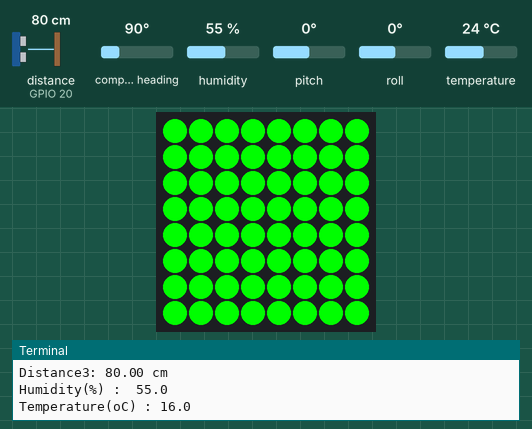
Bench run of a program on a simulated Raspberry Pi (BCM pin numbers) with a Sense HAT. Parts: the Sense HAT's 8×8 RGB LED matrix, the last lines printed to the terminal. The inputs (shaded band) are chosen by the test bench; at power-on: distance to the obstacle (sensor on GPIO 20) 80 cm, compass heading 90°, humidity 55 %, pitch 0°, roll 0°, temperature 24 °C. The echo pulse lasts 58.3 µs per cm; the Sense HAT reports a negative pitch or roll as 360° plus the angle.

Above: at 1.2 s.
1.3 s: distance to the obstacle (sensor on GPIO 20) set to 7 cm
3.7 s: distance to the obstacle (sensor on GPIO 20) set to 4 cm
At 5.3 s:
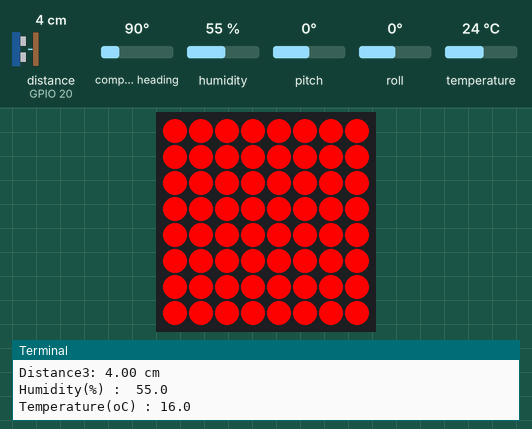
9.1 s: distance to the obstacle (sensor on GPIO 20) set to 9 cm
At 10.7 s:
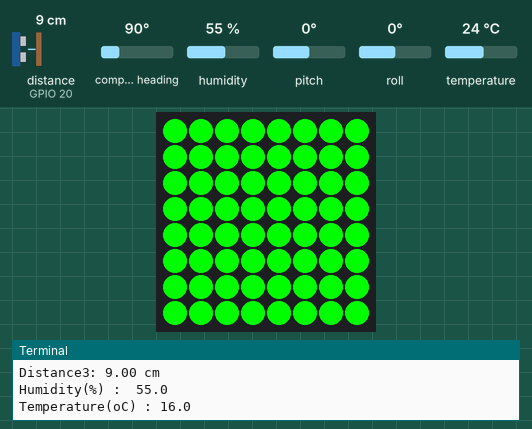
11.1 s: distance to the obstacle (sensor on GPIO 20) set to 2 cm
At 12.2 s:
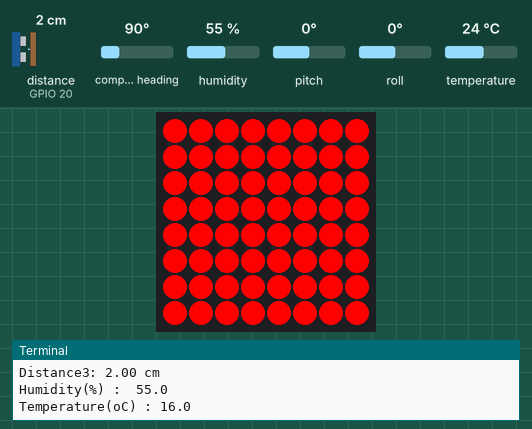
Timing chart, 0 to 14.1 s (numbered marks = the images above; inputs shaded):
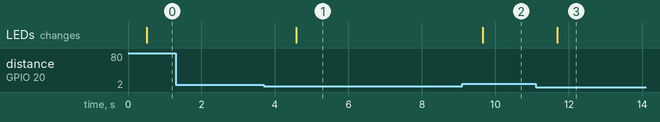

Measured:
- the behaviour switches between 6 and 5 cm on distance to the obstacle (sensor on GPIO 20) (found by bisection; images 0 and 1)
- after the input at 3.7 s, the LEDs: change after 0.88 s (image 1)
- after the input at 9.1 s, the LEDs: change after 0.55 s (image 2)
- after the input at 11.1 s, the LEDs: change after 0.59 s (image 3)

The program:

05_Sensehat_Ultrasonic.py
```python
#센스헷의 온습도, 방향, 초음파 센서, LED 융합

from sense_hat import SenseHat
import time
from gpiozero import DistanceSensor
import math

# GPIO 핀 번호 설정

#sensor1_trigger = 27
#sensor1_echo = 17
#sensor2_trigger = 15
#sensor2_echo = 14
sensor3_trigger = 21
sensor3_echo = 20

sense = SenseHat()

# 초음파 센서 객체 생성
#sensor1 = DistanceSensor(echo=sensor1_echo, trigger=sensor1_trigger)
#sensor2 = DistanceSensor(echo=sensor2_echo, trigger=sensor2_trigger)
sensor3 = DistanceSensor(echo=sensor3_echo, trigger=sensor3_trigger)

#led brightness
red = (255,0,0)
green = (0,255,0)
blue = (0,0,255)
white = (255,255,255)
out = (0,0,0)
angle = 0

def get_heading():
    # Get the orientation data
    orientation = sense.get_orientation_degrees()
    pitch = orientation['pitch']
    roll = orientation['roll']
    yaw = orientation['yaw']

    # Print the yaw angle
    print(f"Pitch: {pitch:.2f} Roll: {roll:.2f} Yaw: {yaw:.2f}")
    return yaw

try:
    while True:
        # 거리 측정
        #distance1 = sensor1.distance * 100  # 거리를 센티미터로 변환
        #distance2 = sensor2.distance * 100
        distance3 = sensor3.distance * 100

        humid = sense.get_humidity()
        temp = sense.get_temperature()

        heading = get_heading()
        if heading < 22.5 or heading >= 337.5:
            direction = "North"
        elif 22.5 <= heading < 67.5:
            direction = "Northeast"
        elif 67.5 <= heading < 112.5:
            direction = "East"
        elif 112.5 <= heading < 157.5:
            direction = "Southeast"
        elif 157.5 <= heading < 202.5:
            direction = "South"
        elif 202.5 <= heading < 247.5:
            direction = "Southwest"
        elif 247.5 <= heading < 292.5:
            direction = "West"
        elif 292.5 <= heading < 337.5:
            direction = "Northwest"

        if distance3 <=5 :
            for i in range (8) :
                for j in range(8) :
                    sense.set_pixel(i,j,red)

        else :
            for i in range(8) :
                for j in range(8) :
                    sense.set_pixel(i,j,green)

        print(heading)
        print(f"Direction: {direction}")
        #print("Distance1: {:.2f} cm".format(distance1))
        #print("Distance2: {:.2f} cm".format(distance2))
        print("Distance3: {:.2f} cm".format(distance3))
        print("Humidity(%) : ", humid)
        print("Temperature(oC) :", temp-8)

        time.sleep(1)

except KeyboardInterrupt:
    print("종료")

finally:
    for i in range(8) :
        for j in range(8) :
            sense.set_pixel(i,j,out)

    #sensor1.close()
    #sensor2.close()
    sensor3.close()
```
